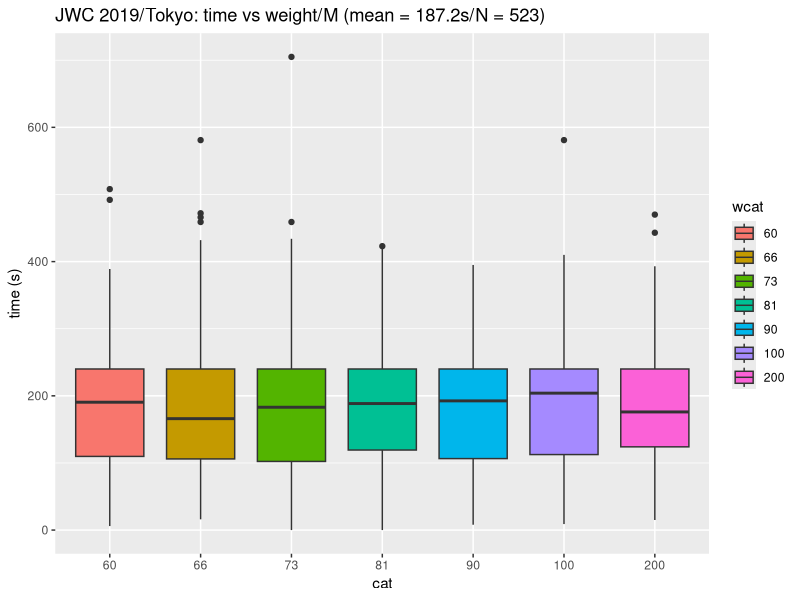
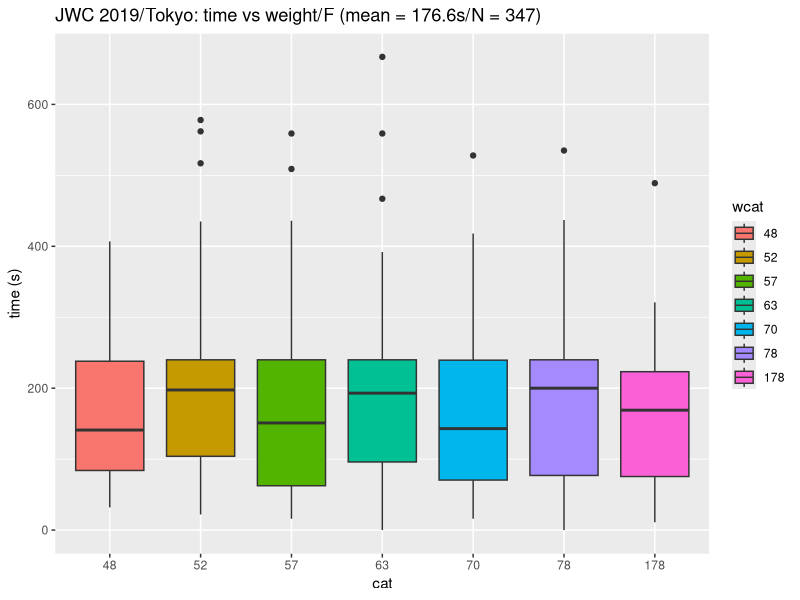
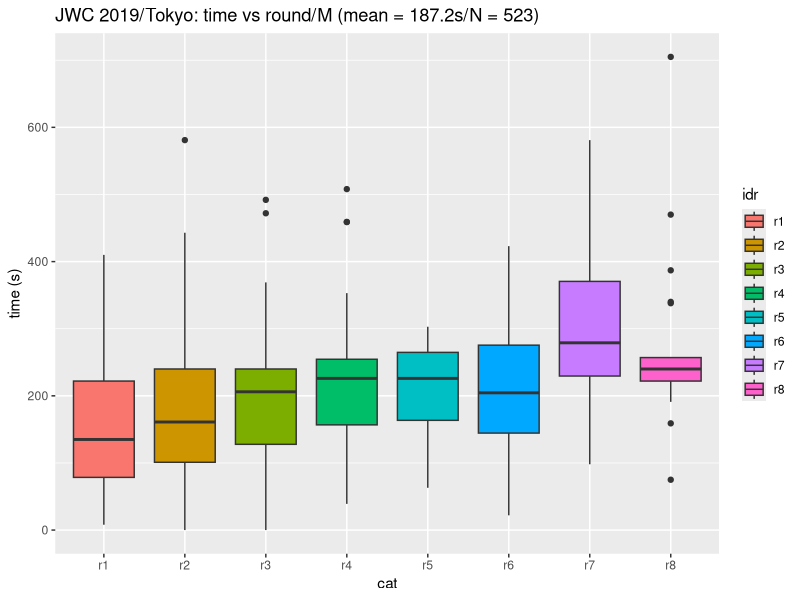
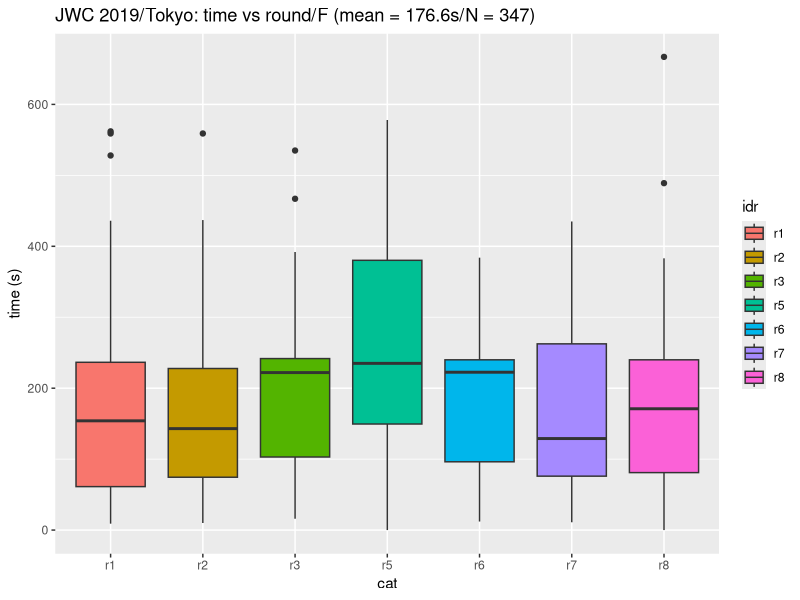
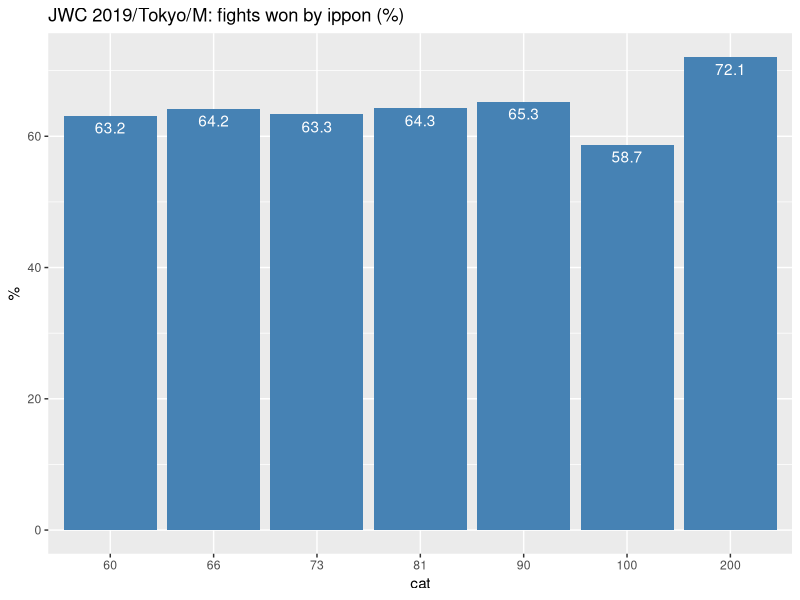
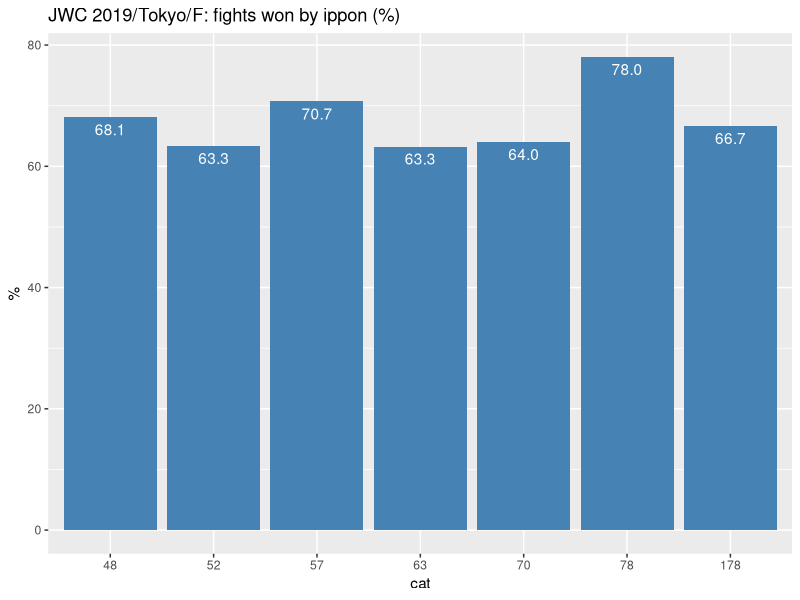

Generate these figures, in order, with R:
## ---- chunk 1
knitr::opts_chunk$set(echo = TRUE)
## ---- chunk 2
d <- read.csv("wc2019Tokyo_x.csv", sep = ';', dec = ",",  
              header=T, na.string="NA");
names(d)
fN <- nrow(d)
## ---- chunk 3
require(ggplot2)
require(dplyr)

## zamieniamy czas mm:ss na czas w sekundach
min <- substr(d$time,  1, 2)
sec <- substr(d$time,  4, 5)

d$stime <- as.numeric(min) * 60 + as.numeric(sec)
d$wcat <- as.factor(d$cat)

## dm -- walki mężczyzn ;; df walki -- kobiet
dm <- d %>% filter(sex=="M") %>% as.data.frame
df <- d %>% filter(sex=="F") %>% as.data.frame

nm <- nrow(dm)
nf <- nrow(df)

tit.t <- "JWC 2019/Tokyo: time vs weight"
tit.m <-  sprintf("%s/M (mean = %.1fs/N = %i)", tit.t, mean(dm$stime), nm)
tit.f <-  sprintf("%s/F (mean = %.1fs/N = %i)", tit.t, mean(df$stime), nf)

ggplot(dm, aes(x=wcat, y=stime, fill=wcat)) + 
  geom_boxplot() + ylab("time (s)") +
  ggtitle(tit.m) +
  xlab("cat");

ggplot(df, aes(x=wcat, y=stime, fill=wcat)) + 
  geom_boxplot() + ylab("time (s)") +
  ggtitle(tit.f) +
  xlab("cat")
## ---- chunk 4
tit.t <- "JWC 2019/Tokyo: time vs round"
tit.m <-  sprintf("%s/M (mean = %.1fs/N = %i)", tit.t, mean(dm$stime), nm)
tit.f <-  sprintf("%s/F (mean = %.1fs/N = %i)", tit.t, mean(df$stime), nf)

ggplot(dm, aes(x=idr, y=stime, fill=idr)) + 
  geom_boxplot() + ylab("time (s)") +
  ggtitle(tit.m) +
  xlab("cat");

ggplot(df, aes(x=idr, y=stime, fill=idr)) + 
  geom_boxplot() + ylab("time (s)") +
  ggtitle(tit.f) +
  xlab("cat")
## ---- chunk 5
tit.m <-  sprintf("JWC 2019/Tokyo/M: fights won by ippon (%%)")
tit.f <-  sprintf("JWC 2019/Tokyo/F: fights won by ippon (%%)")

dm <- d %>% filter(sex=="M")  %>%
  mutate(cat = factor(cat)) %>%
  group_by (cat) %>%
  summarise( pmean = mean(ippon, na.rm=TRUE) * 100,) %>%
  as.data.frame

## ##
df <- d %>% filter(sex=="F") %>%
  mutate(cat = factor(cat)) %>%
  group_by (cat) %>%
  summarise( pmean = mean(ippon, na.rm=TRUE) *100,) %>%
  as.data.frame

p.m <- ggplot(dm, aes(x = cat, y = pmean )) +
    ggtitle(tit.m) +
    xlab("cat") + ylab("%") +
    geom_bar(position = 'dodge', stat = 'identity', fill = "steelblue") +
    geom_text(data=dm, aes(label=sprintf("%.1f", pmean), y= pmean), vjust=1.5, color="white" )

p.f <- ggplot(df, aes(x = cat, y = pmean )) +
    ggtitle(tit.f) +
    xlab("cat") + ylab("%") +
    geom_bar(position = 'dodge', stat = 'identity', fill = "steelblue") +
    geom_text(data=df, aes(label=sprintf("%.1f", pmean), y= pmean), vjust=1.5, color="white" )

## ##
p.m
p.f
